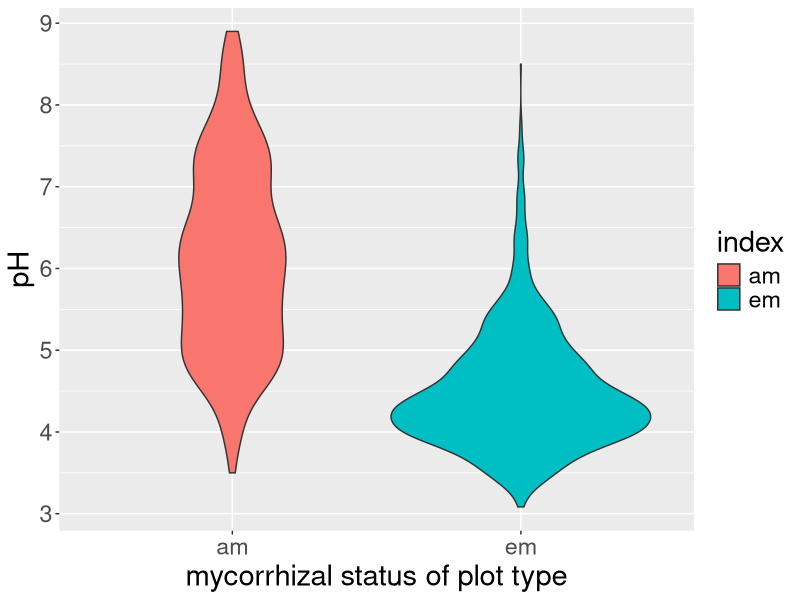
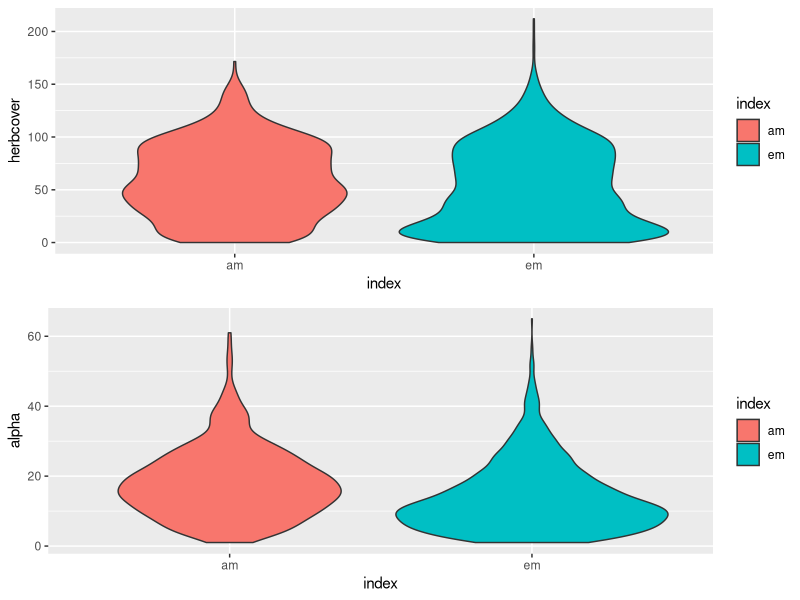
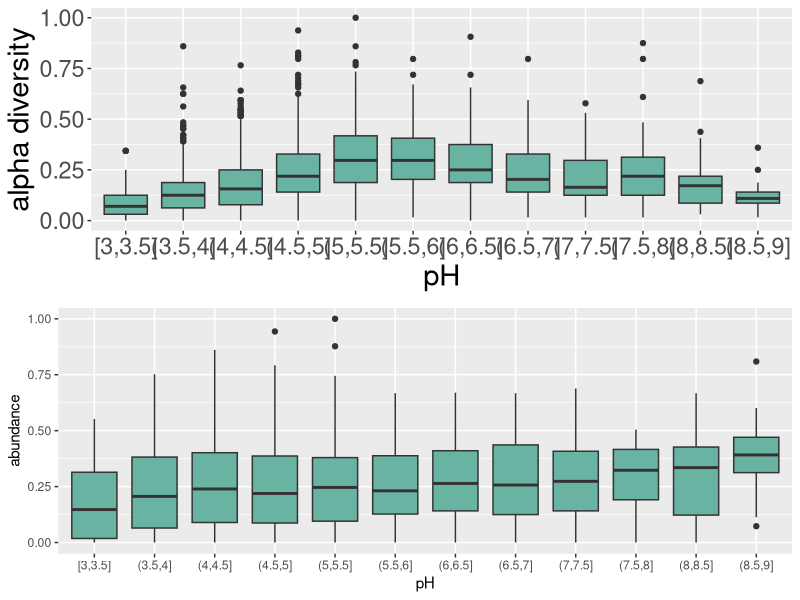
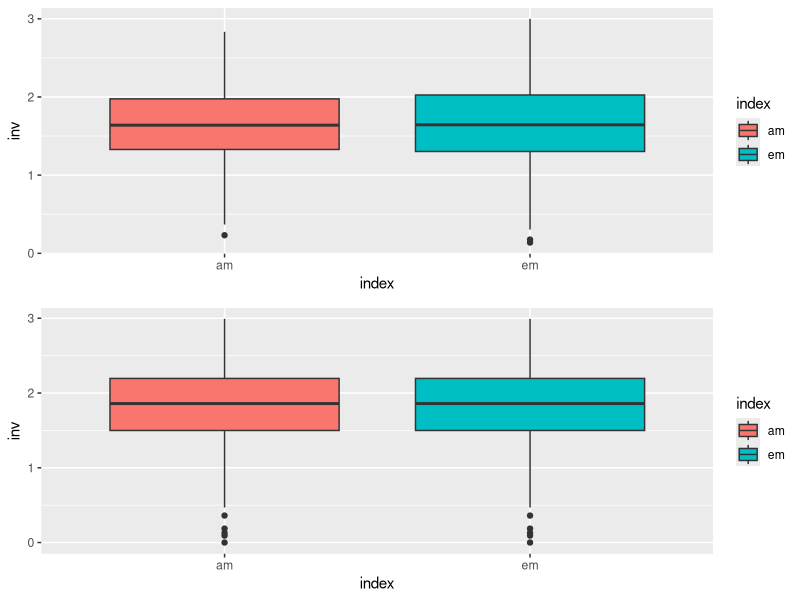
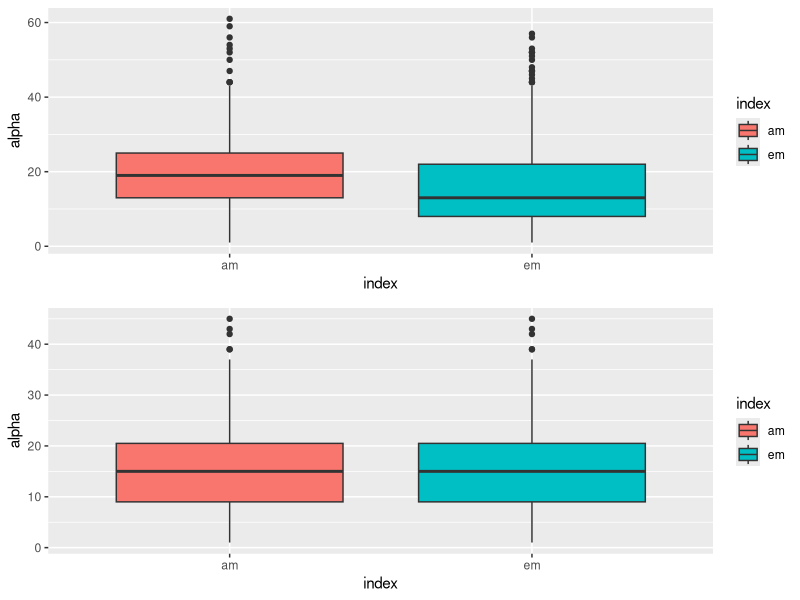
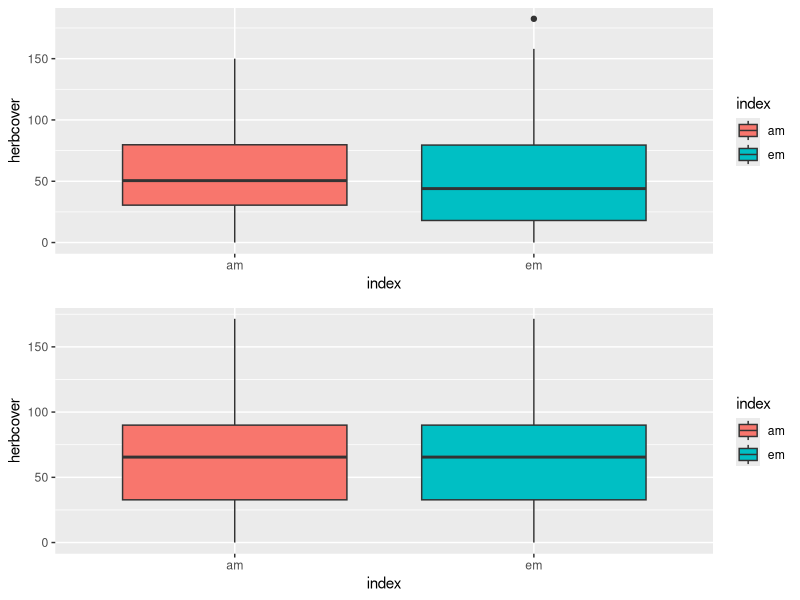

Reproduce these figures in R, in order.
#plots of pH across am and em
#richness and abundance across pH

setwd("C:/dev/code/Reading/AMEMtrees/Code")
library(dplyr)
library(stringr)
library(tidyverse)
library(gridExtra)

normalize <- function(x) {
  norm = ((x - min(x, na.rm = TRUE)) / (max(x, na.rm = TRUE) - min(x, na.rm = TRUE)))
  
  return(norm)
}
'%!in%' = function(x,y)!('%in%'(x,y))


#get data
data = read.csv('../data/all2data.csv')

#get rid of non woodland plots - anything that doesnt syart with W
woodsonly = data%>%filter(str_detect(shortcodes,"W"))

#take out the scrub codes -W19 - W25 inclusive
scrub = c('W19','W20','W21','W22','W23','W24','W25')

woods = filter(woodsonly, shortcodes %!in% scrub)
#these are am and em codes for non-scrub plots
amcodes = c('W6','W7','W8','W9','W12','W13')
emcodes = c('W3','W4','W10','W11','W14','W15','W16','W17')



woods%>%group_by(shortcodes)%>%summarise( mean = mean(som, na.rm = TRUE))
impute <- function(x) {
  replace(x, is.na(x), mean(x, na.rm = TRUE))}
woods = woods%>%group_by(shortcodes)%>%mutate_at(c('pH','som'), impute)

#now make NA in other columns = 0
woods[is.na(woods)] <- 0

woods['am'] = woods[5]+woods[8]
woods['inv'] = woods[6]+woods[9]+woods[10]

 woods = woods%>%mutate(NVCtype = if_else (shortcodes %in% amcodes, -1,1))


amplots = woods%>%filter(NVCtype == -1)
emplots = woods%>%filter(NVCtype == 1)
############################################################################

#pH across plots - violin plot of pH for AM and EM plots
#produces violin plot of ph across am and em plots
pHam = amplots['pH']
index = rep('am',length(pHam))
df1 = cbind(pHam,index)

pHem = emplots['pH']
index = rep('em',length(pHem))
df2 = cbind(pHem,index)
thedata = rbind(df1,df2)


ggplot(thedata,aes(x = index, y = pH))+geom_violin(aes(fill = index))+
  xlab('mycorrhizal status of plot type')+
  theme(text=element_text(size=21))

#look at richness and abundance of em and am plots
#herb cover
amcover = amplots['herbcover']
index = rep('am',length(amcover))
df1 = cbind(amcover,index)

emcover = emplots['herbcover']
index = rep('em',length(emcover))
df2 = cbind(emcover,index)


thedata = rbind(df1,df2)

g1 = ggplot(thedata,aes(x = index, y = herbcover))+geom_violin(aes(fill = index))
#############################################################################
#produces violin plots of richness and herb cover across am and em plots
amalpha = amplots['alpha']
index = rep('am',length(amalpha))
df1 = cbind(amalpha,index)

emalpha = emplots['alpha']
index = rep('em',length(emalpha))
df2 = cbind(emalpha,index)


thedata = rbind(df1,df2)

g2 = ggplot(thedata,aes(x = index, y = alpha))+geom_violin(aes(fill = index))

grid.arrange(g1,g2, ncol = 1)
#############################################################################
# look at richness and abundance with pH
#produces violin plot of alpha and cover with pH

dfalpha = woods[c(4,13)]
dfalpha2 <- dfalpha %>% mutate_at(c('alpha'), ~(normalize(.) %>% as.vector))
dfabund = woods[c(7,13)]
dfabund2 <- dfabund %>% mutate_at(c('herbcover'), ~(normalize(.) %>% as.vector))

index = rep('rich', nrow(dfalpha2))
df1 = cbind(dfalpha2,index)
colnames(df1) = c('value','pH','index')
df1 = df1%>%mutate(bin = cut_width(pH,width = 0.5, boundary = 0))
g1 = ggplot(data = na.omit(df1), aes(x=bin, y=value) ) +
  geom_boxplot(fill="#69b3a2") +
  xlab("pH")+
 ylab('alpha diversity')+
  theme(text=element_text(size=21))
  


index = rep('abund',nrow(dfabund2))
df2 = cbind(dfabund2,index)
colnames(df2) = c('value','pH','index')
df2 = df2%>%mutate(bin = cut_width(pH,width = 0.5, boundary = 0))
g2 = ggplot(data = na.omit(df2), aes(x=bin, y=value) ) +
  geom_boxplot(fill="#69b3a2") +
  xlab("pH")+
 ylab('abundance')


grid.arrange(g1,g2)

############################################################################

#boxplots of how invaded plots are by year and type

aminvyr1 = amplots%>%filter(Yr == 1)%>%data.frame()%>%dplyr::select(inv)
index = rep('am',length(aminvyr1))
df1 = cbind(aminvyr1,index)

eminvyr1 = emplots%>%filter(Yr == 1)%>%data.frame()%>%dplyr::select(inv)
index = rep('em',length(eminvyr1))
df2 = cbind(eminvyr1,index)


thedatayr1 = rbind(df1,df2)

aminvyr2 = amplots%>%filter(Yr == 2)%>%data.frame()%>%dplyr::select(inv)
index = rep('am',length(aminvyr1))
df1 = cbind(aminvyr2,index)

eminvyr2 = emplots%>%filter(Yr == 2)%>%data.frame()%>%dplyr::select(inv)
index = rep('em',length(eminvyr2))
df2 = cbind(aminvyr2,index)


thedatayr2 = rbind(df1,df2)

g1 = ggplot(thedatayr1,aes(x = index, y = inv))+geom_boxplot(aes(fill = index))
g2 = ggplot(thedatayr2,aes(x = index, y = inv))+geom_boxplot(aes(fill = index))

grid.arrange(g1,g2, ncol = 1)

##########################################################################

#boxplots of richness 


aminvyr1 = amplots%>%filter(Yr == 1)%>%data.frame()%>%dplyr::select(alpha)
index = rep('am',length(aminvyr1))
df1 = cbind(aminvyr1,index)

eminvyr1 = emplots%>%filter(Yr == 1)%>%data.frame()%>%dplyr::select(alpha)
index = rep('em',length(eminvyr1))
df2 = cbind(eminvyr1,index)


thedatayr1 = rbind(df1,df2)

aminvyr2 = amplots%>%filter(Yr == 2)%>%data.frame()%>%dplyr::select(alpha)
index = rep('am',length(aminvyr1))
df1 = cbind(aminvyr2,index)

eminvyr2 = emplots%>%filter(Yr == 2)%>%data.frame()%>%dplyr::select(alpha)
index = rep('em',length(eminvyr2))
df2 = cbind(aminvyr2,index)


thedatayr2 = rbind(df1,df2)

g1 = ggplot(thedatayr1,aes(x = index, y = alpha))+geom_boxplot(aes(fill = index))
g2 = ggplot(thedatayr2,aes(x = index, y = alpha))+geom_boxplot(aes(fill = index))

grid.arrange(g1,g2, ncol = 1)

######################################################################

#boxplots of abundance
aminvyr1 = amplots%>%filter(Yr == 1)%>%data.frame()%>%dplyr::select(herbcover)
index = rep('am',length(aminvyr1))
df1 = cbind(aminvyr1,index)

eminvyr1 = emplots%>%filter(Yr == 1)%>%data.frame()%>%dplyr::select(herbcover)
index = rep('em',length(eminvyr1))
df2 = cbind(eminvyr1,index)


thedatayr1 = rbind(df1,df2)

aminvyr2 = amplots%>%filter(Yr == 2)%>%data.frame()%>%dplyr::select(herbcover)
index = rep('am',length(aminvyr1))
df1 = cbind(aminvyr2,index)

eminvyr2 = emplots%>%filter(Yr == 2)%>%data.frame()%>%dplyr::select(herbcover)
index = rep('em',length(eminvyr2))
df2 = cbind(aminvyr2,index)


thedatayr2 = rbind(df1,df2)

g1 = ggplot(thedatayr1,aes(x = index, y = herbcover))+geom_boxplot(aes(fill = index))
g2 = ggplot(thedatayr2,aes(x = index, y = herbcover))+geom_boxplot(aes(fill = index))

grid.arrange(g1,g2, ncol = 1)
